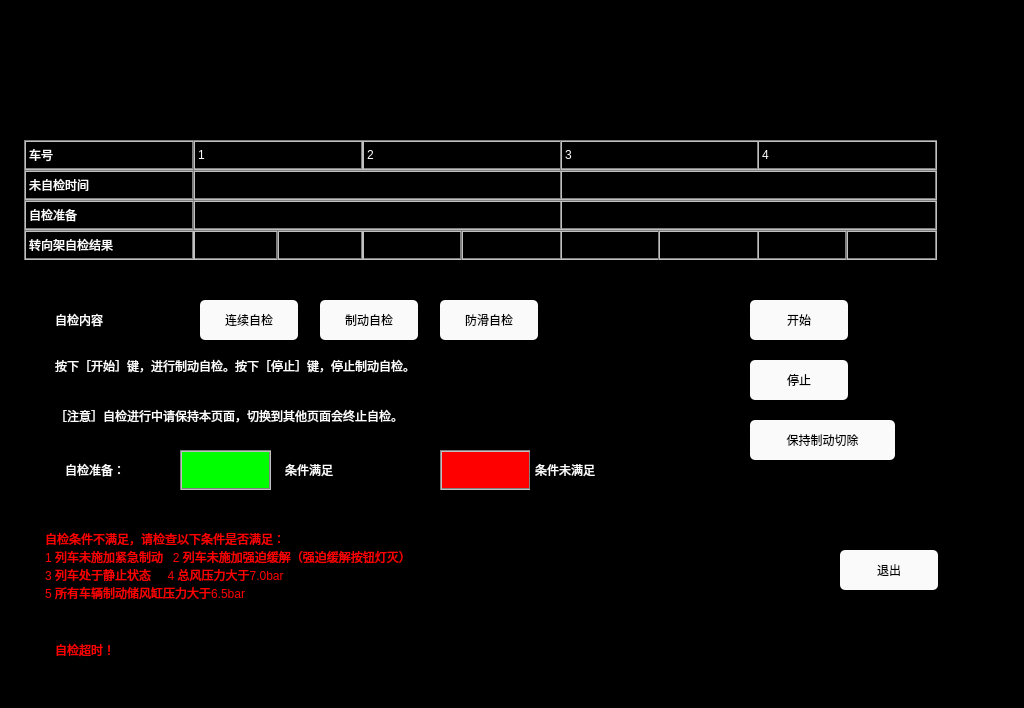
<?xml version="1.0" encoding="UTF-8"?>
<ui version="4.0">
 <class>BrakeSelfCheckPage</class>
 <widget class="QWidget" name="BrakeSelfCheckPage">
  <property name="geometry">
   <rect>
    <x>0</x>
    <y>0</y>
    <width>1024</width>
    <height>708</height>
   </rect>
  </property>
  <property name="windowTitle">
   <string>Form</string>
  </property>
  <property name="styleSheet">
   <string notr="true">QLabel
{
	color: white;
	border: 2px groove, gray;
    border-color: gray;
	font: 20px, &quot;SimHei&quot;;	
}

QWidget
{
	background-color: black;
}

QPushButton
{
	font: 20px, &quot;SimHei&quot;;
    color: black;
	background-color: rgb(250, 250, 250);
	border-radius: 5px;
}
QPushButton:disabled
{
		border-radius:5px;
	font: 20px, &quot;SimHei&quot;;
    color: grey;
	background-color: rgb(221,221,221);
}
	</string>
  </property>
  <widget class="QLabel" name="label_Bogie3_2">
   <property name="geometry">
    <rect>
     <x>560</x>
     <y>230</y>
     <width>100</width>
     <height>30</height>
    </rect>
   </property>
   <property name="text">
    <string/>
   </property>
  </widget>
  <widget class="QLabel" name="label_Bogie2_1">
   <property name="geometry">
    <rect>
     <x>362</x>
     <y>230</y>
     <width>100</width>
     <height>30</height>
    </rect>
   </property>
   <property name="text">
    <string/>
   </property>
  </widget>
  <widget class="QLabel" name="label_CAR2_DI1">
   <property name="geometry">
    <rect>
     <x>362</x>
     <y>140</y>
     <width>200</width>
     <height>30</height>
    </rect>
   </property>
   <property name="text">
    <string>2</string>
   </property>
  </widget>
  <widget class="QLabel" name="label_slideDetect">
   <property name="geometry">
    <rect>
     <x>50</x>
     <y>300</y>
     <width>130</width>
     <height>40</height>
    </rect>
   </property>
   <property name="styleSheet">
    <string notr="true">border-color:black;</string>
   </property>
   <property name="text">
    <string>自检内容</string>
   </property>
  </widget>
  <widget class="QLabel" name="label_CAR4_DI1">
   <property name="geometry">
    <rect>
     <x>757</x>
     <y>140</y>
     <width>180</width>
     <height>30</height>
    </rect>
   </property>
   <property name="text">
    <string>4</string>
   </property>
  </widget>
  <widget class="QLabel" name="label_Bogie1_1">
   <property name="geometry">
    <rect>
     <x>193</x>
     <y>230</y>
     <width>85</width>
     <height>30</height>
    </rect>
   </property>
   <property name="text">
    <string/>
   </property>
  </widget>
  <widget class="QLabel" name="label_No">
   <property name="geometry">
    <rect>
     <x>24</x>
     <y>140</y>
     <width>170</width>
     <height>30</height>
    </rect>
   </property>
   <property name="text">
    <string>车号</string>
   </property>
  </widget>
  <widget class="QLabel" name="label_BogieCut">
   <property name="geometry">
    <rect>
     <x>24</x>
     <y>230</y>
     <width>170</width>
     <height>30</height>
    </rect>
   </property>
   <property name="styleSheet">
    <string notr="true">	color: white;
	border: 2px groove, gray;
    border-color: gray;
	font: 20px, &quot;SimHei&quot;;	</string>
   </property>
   <property name="text">
    <string>转向架自检结果</string>
   </property>
  </widget>
  <widget class="QLabel" name="label_CAR3_DI1">
   <property name="geometry">
    <rect>
     <x>560</x>
     <y>140</y>
     <width>199</width>
     <height>30</height>
    </rect>
   </property>
   <property name="text">
    <string>3</string>
   </property>
  </widget>
  <widget class="QLabel" name="label_Bogie4_2">
   <property name="geometry">
    <rect>
     <x>757</x>
     <y>230</y>
     <width>90</width>
     <height>30</height>
    </rect>
   </property>
   <property name="text">
    <string/>
   </property>
  </widget>
  <widget class="QLabel" name="label_CAR1_DI1">
   <property name="geometry">
    <rect>
     <x>193</x>
     <y>140</y>
     <width>170</width>
     <height>30</height>
    </rect>
   </property>
   <property name="text">
    <string>1</string>
   </property>
  </widget>
  <widget class="QLabel" name="label_22">
   <property name="geometry">
    <rect>
     <x>50</x>
     <y>350</y>
     <width>601</width>
     <height>31</height>
    </rect>
   </property>
   <property name="styleSheet">
    <string notr="true">border-color:black;</string>
   </property>
   <property name="text">
    <string>按下［开始］键，进行制动自检。按下［停止］键，停止制动自检。</string>
   </property>
  </widget>
  <widget class="QLabel" name="label_23">
   <property name="geometry">
    <rect>
     <x>50</x>
     <y>400</y>
     <width>601</width>
     <height>31</height>
    </rect>
   </property>
   <property name="styleSheet">
    <string notr="true">border-color:black;</string>
   </property>
   <property name="text">
    <string>［注意］自检进行中请保持本页面，切换到其他页面会终止自检。</string>
   </property>
  </widget>
  <widget class="QPushButton" name="btn_start">
   <property name="geometry">
    <rect>
     <x>750</x>
     <y>300</y>
     <width>98</width>
     <height>40</height>
    </rect>
   </property>
   <property name="text">
    <string>开始</string>
   </property>
  </widget>
  <widget class="QPushButton" name="btn_cease">
   <property name="geometry">
    <rect>
     <x>750</x>
     <y>360</y>
     <width>98</width>
     <height>40</height>
    </rect>
   </property>
   <property name="text">
    <string>停止</string>
   </property>
  </widget>
  <widget class="QPushButton" name="btn_exit">
   <property name="geometry">
    <rect>
     <x>840</x>
     <y>550</y>
     <width>98</width>
     <height>40</height>
    </rect>
   </property>
   <property name="text">
    <string>退出</string>
   </property>
  </widget>
  <widget class="QLabel" name="label_Bogie1_2">
   <property name="geometry">
    <rect>
     <x>277</x>
     <y>230</y>
     <width>86</width>
     <height>30</height>
    </rect>
   </property>
   <property name="text">
    <string/>
   </property>
  </widget>
  <widget class="QLabel" name="label_Bogie2_2">
   <property name="geometry">
    <rect>
     <x>461</x>
     <y>230</y>
     <width>101</width>
     <height>30</height>
    </rect>
   </property>
   <property name="text">
    <string/>
   </property>
  </widget>
  <widget class="QLabel" name="label_Bogie3_1">
   <property name="geometry">
    <rect>
     <x>658</x>
     <y>230</y>
     <width>101</width>
     <height>30</height>
    </rect>
   </property>
   <property name="text">
    <string/>
   </property>
  </widget>
  <widget class="QLabel" name="label_Bogie4_1">
   <property name="geometry">
    <rect>
     <x>846</x>
     <y>230</y>
     <width>91</width>
     <height>30</height>
    </rect>
   </property>
   <property name="text">
    <string/>
   </property>
  </widget>
  <widget class="QPushButton" name="btn_antiSlip">
   <property name="geometry">
    <rect>
     <x>440</x>
     <y>300</y>
     <width>98</width>
     <height>40</height>
    </rect>
   </property>
   <property name="text">
    <string>防滑自检</string>
   </property>
  </widget>
  <widget class="QPushButton" name="btn_brakeDetect">
   <property name="geometry">
    <rect>
     <x>320</x>
     <y>300</y>
     <width>98</width>
     <height>40</height>
    </rect>
   </property>
   <property name="text">
    <string>制动自检</string>
   </property>
  </widget>
  <widget class="QPushButton" name="btn_serialDetect">
   <property name="geometry">
    <rect>
     <x>200</x>
     <y>300</y>
     <width>98</width>
     <height>40</height>
    </rect>
   </property>
   <property name="text">
    <string>连续自检</string>
   </property>
  </widget>
  <widget class="QLabel" name="label_errorInfo">
   <property name="geometry">
    <rect>
     <x>40</x>
     <y>510</y>
     <width>651</width>
     <height>111</height>
    </rect>
   </property>
   <property name="styleSheet">
    <string notr="true">border-color:black;
color: red;
font:20px, &quot;SimHei&quot;;	</string>
   </property>
   <property name="text">
    <string>自检条件不满足，请检查以下条件是否满足：
1 列车未施加紧急制动   2 列车未施加强迫缓解（强迫缓解按钮灯灭）
3 列车处于静止状态     4 总风压力大于7.0bar
5 所有车辆制动储风缸压力大于6.5bar</string>
   </property>
  </widget>
  <widget class="QLabel" name="label_time">
   <property name="geometry">
    <rect>
     <x>24</x>
     <y>170</y>
     <width>170</width>
     <height>30</height>
    </rect>
   </property>
   <property name="text">
    <string>未自检时间</string>
   </property>
  </widget>
  <widget class="QLabel" name="label_time2">
   <property name="geometry">
    <rect>
     <x>560</x>
     <y>170</y>
     <width>377</width>
     <height>30</height>
    </rect>
   </property>
   <property name="text">
    <string/>
   </property>
  </widget>
  <widget class="QLabel" name="label_time1">
   <property name="geometry">
    <rect>
     <x>193</x>
     <y>170</y>
     <width>369</width>
     <height>30</height>
    </rect>
   </property>
   <property name="text">
    <string/>
   </property>
  </widget>
  <widget class="QLabel" name="label_prepare">
   <property name="geometry">
    <rect>
     <x>24</x>
     <y>200</y>
     <width>170</width>
     <height>30</height>
    </rect>
   </property>
   <property name="text">
    <string>自检准备</string>
   </property>
  </widget>
  <widget class="QLabel" name="label_prepare2">
   <property name="geometry">
    <rect>
     <x>560</x>
     <y>200</y>
     <width>377</width>
     <height>30</height>
    </rect>
   </property>
   <property name="text">
    <string/>
   </property>
  </widget>
  <widget class="QLabel" name="label_prepare1">
   <property name="geometry">
    <rect>
     <x>193</x>
     <y>200</y>
     <width>369</width>
     <height>30</height>
    </rect>
   </property>
   <property name="text">
    <string/>
   </property>
  </widget>
  <widget class="QLabel" name="label_slideDetect_2">
   <property name="geometry">
    <rect>
     <x>60</x>
     <y>450</y>
     <width>101</width>
     <height>40</height>
    </rect>
   </property>
   <property name="styleSheet">
    <string notr="true">border-color:black;</string>
   </property>
   <property name="text">
    <string>自检准备：</string>
   </property>
  </widget>
  <widget class="QLabel" name="label_slideDetect_3">
   <property name="geometry">
    <rect>
     <x>180</x>
     <y>450</y>
     <width>91</width>
     <height>40</height>
    </rect>
   </property>
   <property name="styleSheet">
    <string notr="true">background-color:rgb(0, 255, 0);</string>
   </property>
   <property name="text">
    <string/>
   </property>
  </widget>
  <widget class="QLabel" name="label_slideDetect_4">
   <property name="geometry">
    <rect>
     <x>440</x>
     <y>450</y>
     <width>91</width>
     <height>40</height>
    </rect>
   </property>
   <property name="styleSheet">
    <string notr="true">background-color: red;</string>
   </property>
   <property name="text">
    <string/>
   </property>
  </widget>
  <widget class="QLabel" name="label_slideDetect_5">
   <property name="geometry">
    <rect>
     <x>280</x>
     <y>450</y>
     <width>91</width>
     <height>40</height>
    </rect>
   </property>
   <property name="styleSheet">
    <string notr="true">border-color:black;</string>
   </property>
   <property name="text">
    <string>条件满足</string>
   </property>
  </widget>
  <widget class="QLabel" name="label_slideDetect_6">
   <property name="geometry">
    <rect>
     <x>530</x>
     <y>450</y>
     <width>131</width>
     <height>40</height>
    </rect>
   </property>
   <property name="styleSheet">
    <string notr="true">border-color:black;</string>
   </property>
   <property name="text">
    <string>条件未满足</string>
   </property>
  </widget>
  <widget class="QLabel" name="label_timeout">
   <property name="geometry">
    <rect>
     <x>50</x>
     <y>630</y>
     <width>101</width>
     <height>40</height>
    </rect>
   </property>
   <property name="styleSheet">
    <string notr="true">border-color:black;
color: red;
font:20px, &quot;SimHei&quot;;	</string>
   </property>
   <property name="text">
    <string>自检超时！</string>
   </property>
  </widget>
  <widget class="QPushButton" name="btn_keepBrake">
   <property name="geometry">
    <rect>
     <x>750</x>
     <y>420</y>
     <width>145</width>
     <height>40</height>
    </rect>
   </property>
   <property name="text">
    <string>保持制动切除</string>
   </property>
  </widget>
 </widget>
 <resources/>
 <connections/>
</ui>
